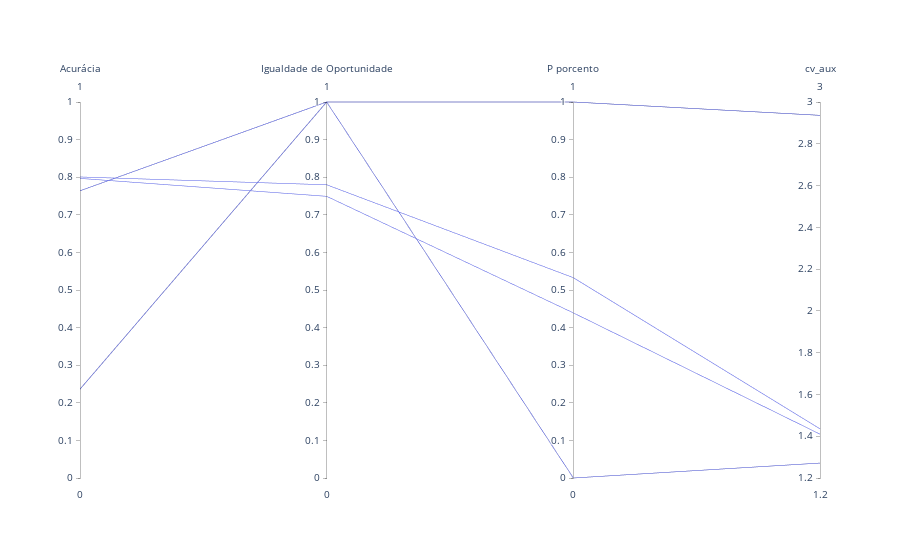

Notebook code for this chart:
### Code cell
fig = go.Figure(data=
    go.Parcoords(
        line = dict(),
        dimensions = list([
            dict(range = [0,1],
                label = 'Acurácia', values = metrics_adult_equal['Acurácia']),
            dict(range = [0,1],
                label = 'Igualdade de Oportunidade', values = metrics_adult_equal['Igualdade de Oportunidade']),
            dict(range = [0,1],
                label = 'P porcento', values = metrics_adult_equal['P porcento']),
            dict(range = [1.2,3],
                label = 'cv_aux', values = metrics_adult_equal['cv_aux']),
        ])
    )
)

fig.update_layout(
    plot_bgcolor = 'white',
    paper_bgcolor = 'white'
)

fig.show()

### Figure 1 — Plotly figure (JSON) as saved in the notebook; plotly's stock layout.template omitted (floating-point values rounded to 4 significant figures)
{"data": [{"dimensions": [{"label": "Acurácia", "range": [0, 1], "values": [0.8006, 0.2362, 0.2362, 0.7638, 0.7968, 0.2362, 0.2362, 0.7638, 0.2362, 0.2362, 0.2362, 0.2362, 0.2362, 0.2362, 0.2362, 0.2362, 0.2362, 0.2362, 0.2362, 0.2362, 0.2362, 0.2362, 0.2362, 0.2362, 0.2362, 0.2362, 0.2362, 0.2362, 0.2362, 0.2362, 0.2362]}, {"label": "Igualdade de Oportunidade", "range": [0, 1], "values": [0.7799, 1, 1, 1, 0.7492, 1, 1, 1, 1, 1, 1, 1, 1, 1, 1, 1, 1, 1, 1, 1, 1, 1, 1, 1, 1, 1, 1, 1, 1, 1, 1]}, {"label": "P porcento", "range": [0, 1], "values": [0.5328, 1, 1, 0, 0.4392, 1, 1, 0, 1, 1, 1, 1, 1, 1, 1, 1, 1, 1, 1, 1, 1, 1, 1, 1, 1, 1, 1, 1, 1, 1, 1]}, {"label": "cv_aux", "range": [1.2, 3], "values": [1.435, 2.936, 2.936, 1.272, 1.41, 2.936, 2.936, 1.272, 2.936, 2.936, 2.936, 2.936, 2.936, 2.936, 2.936, 2.936, 2.936, 2.936, 2.936, 2.936, 2.936, 2.936, 2.936, 2.936, 2.936, 2.936, 2.936, 2.936, 2.936, 2.936, 2.936]}], "type": "parcoords"}], "layout": {"paper_bgcolor": "white", "plot_bgcolor": "white"}}
